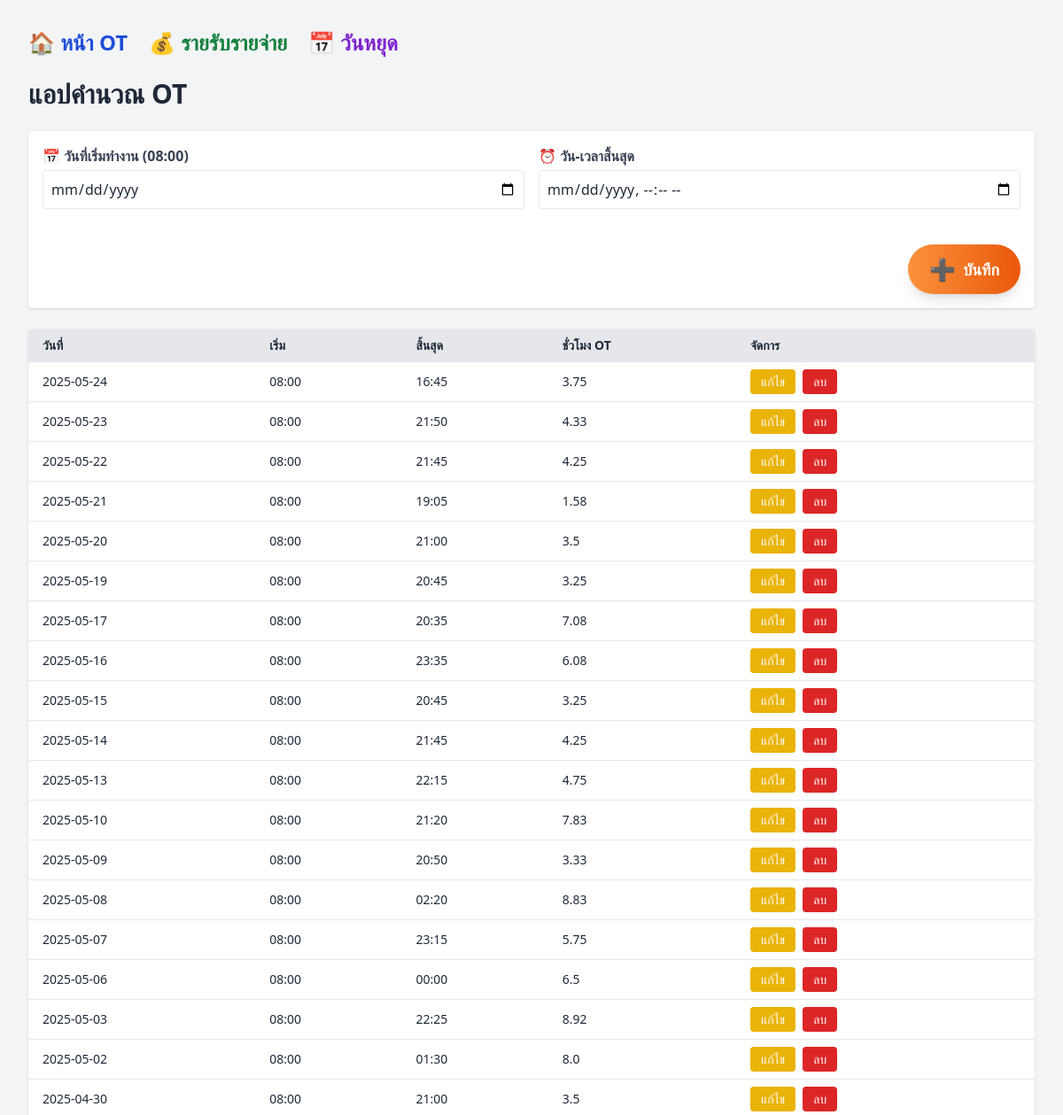
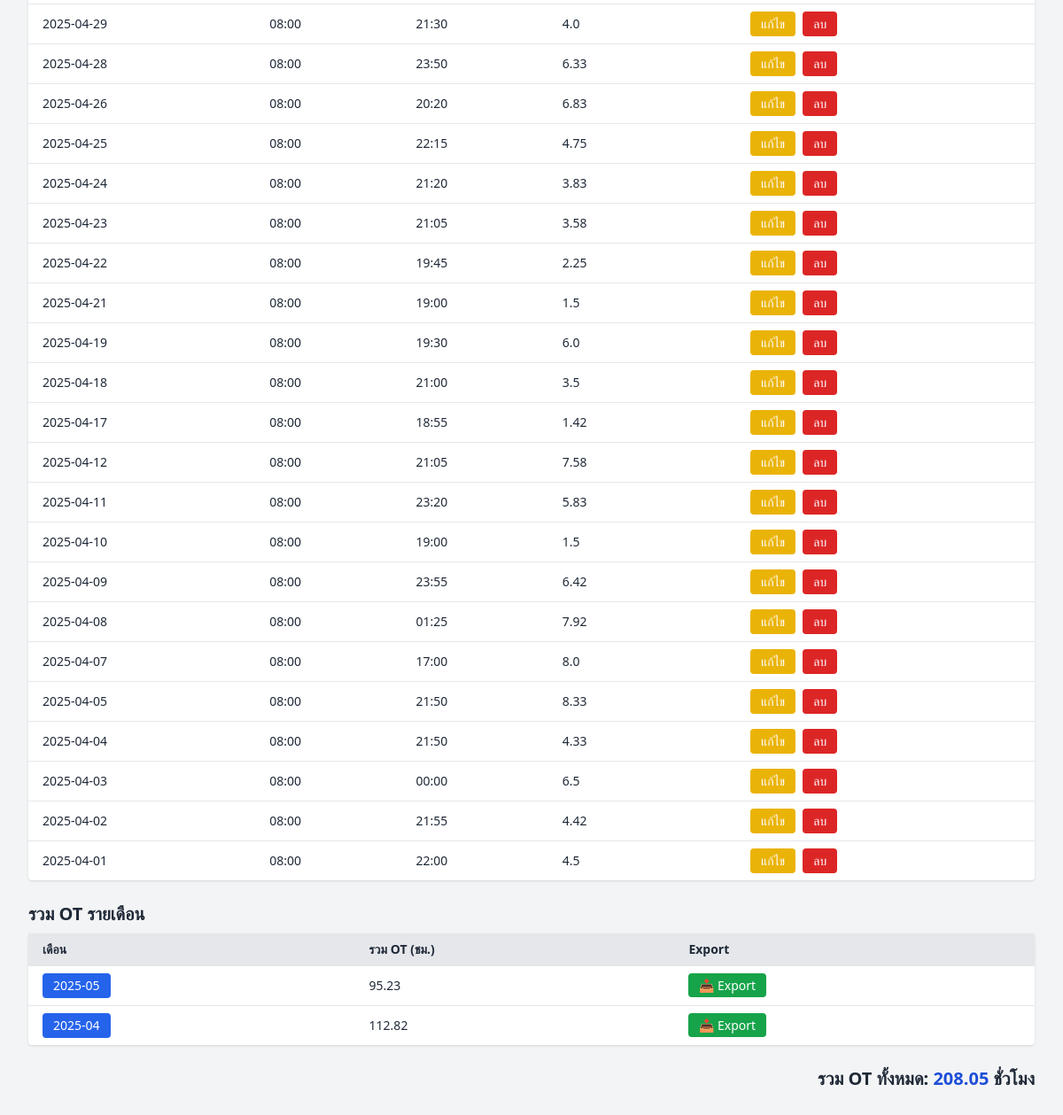
The page /index on the database as committed earlier (2 pictures, top to bottom).
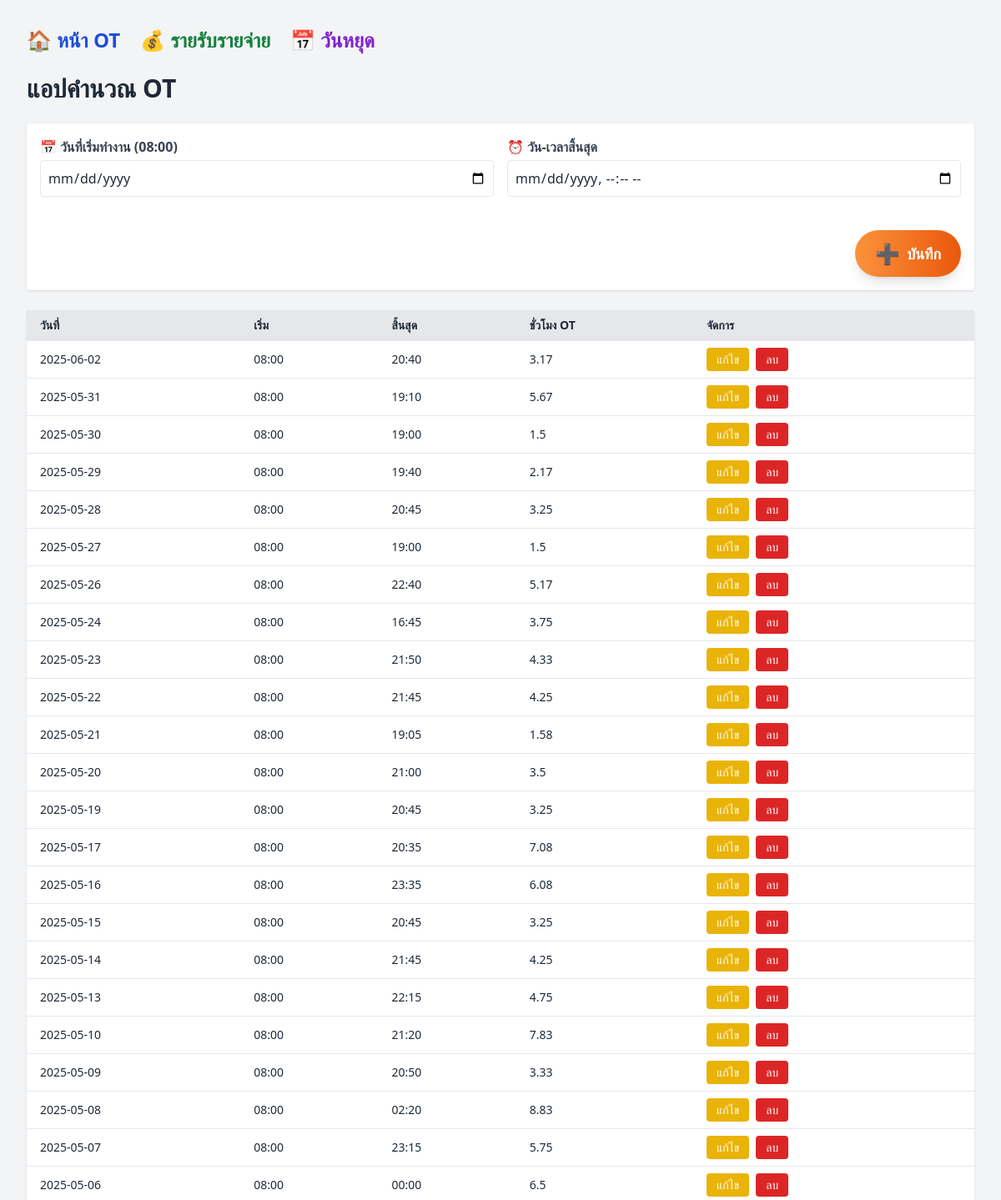
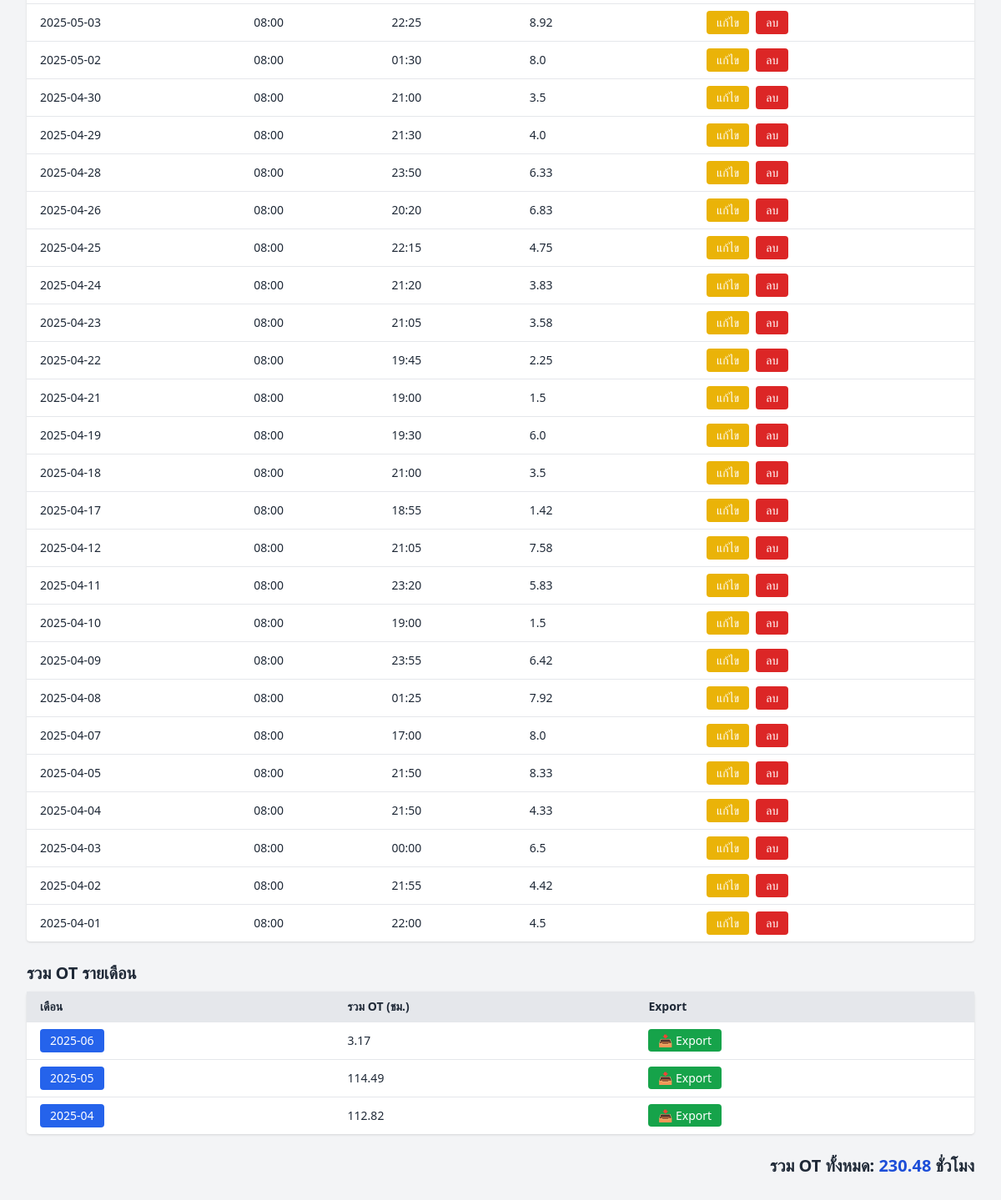
The same page on the database as committed later (2 pictures, top to bottom).
### tables this page shows
CREATE TABLE ot_records (
            id INTEGER PRIMARY KEY AUTOINCREMENT,
            work_date TEXT,
            start_time TEXT,
            end_time TEXT,
            ot_hours REAL
        );

### app.py (the view, shortened to what this page needs)
@app.route('/index', methods=['GET', 'POST'])
def index():
    conn = get_db_connection()
    sort_order = request.args.get('sort', 'desc')
    order_sql = 'ORDER BY work_date DESC' if sort_order == 'desc' else 'ORDER BY work_date ASC'
    records = conn.execute(f'SELECT * FROM ot_records {order_sql}').fetchall()
    total_ot = conn.execute('SELECT SUM(ot_hours) FROM ot_records').fetchone()[0] or 0
    monthly_ot = conn.execute('''
                              SELECT strftime('%Y-%m', work_date) AS month, SUM(ot_hours) AS total
                              FROM ot_records
                              GROUP BY month
                              ORDER BY month DESC
                              ''').fetchall()
    conn.close()
    return render_template('index.html', records=records, total_ot=round(total_ot, 2),
                           sort_order=sort_order, monthly_ot=monthly_ot)

### app.py (called while the page is built)
def get_db_connection():
    conn = sqlite3.connect(DB_FILE)
    conn.row_factory = sqlite3.Row
    return conn

### templates/index.html (shortened to what this page needs)
<!DOCTYPE html>
<html lang="th">
<head>
  <script src="{{ url_for('static', filename='js/tailwind.min.js') }}"></script>
</head>
<body class="p-8 bg-gray-100 text-gray-800">
  <nav class="flex gap-6 mb-6 text-2xl font-bold">
  <a href="{{ url_for('index') }}" class="text-blue-700 hover:text-blue-900">🏠 หน้า OT</a>
  <a href="{{ url_for('income_expense') }}" class="text-green-700 hover:text-green-900">💰 รายรับรายจ่าย</a><a href="{{ url_for('manage_holidays') }}" class="text-purple-700 hover:text-purple-900">📅 วันหยุด</a>
</nav>
  <h1 class="text-3xl font-bold mb-6">แอปคำนวณ OT</h1>
  <form method="post" class="bg-white p-4 rounded shadow mb-6 grid grid-cols-1 gap-4">
    <div class="grid grid-cols-1 md:grid-cols-2 gap-4 mb-6">
      <div>
        <label for="work_date" class="block mb-1 font-semibold text-gray-700">📅 วันที่เริ่มทำงาน (08:00)</label>
        <input type="date" id="work_date" name="work_date"
          class="w-full border rounded p-2 focus:ring-2 focus:ring-orange-400" required>
      </div>
      <div>
        <label for="end_time" class="block mb-1 font-semibold text-gray-700">⏰ วัน-เวลาสิ้นสุด</label>
        <input type="datetime-local" id="end_time" name="end_time"
          class="w-full border rounded p-2 focus:ring-2 focus:ring-orange-400" required>
      </div>
    </div>
    <div class="flex justify-end">
      <button type="submit"
        class="flex items-center gap-2 px-6 py-3 text-lg font-semibold text-white bg-gradient-to-r from-orange-400 to-orange-600 rounded-full shadow-lg hover:from-orange-500 hover:to-orange-700 transition-all">
        <span class="text-2xl">➕</span>
        <span>บันทึก</span>
      </button>
    </div>
  </form>
  <table class="w-full bg-white shadow rounded table-auto text-sm mb-6">
    <thead class="bg-gray-200 text-left">
      <tr>
        <th class="px-4 py-2">วันที่</th>
        <th class="px-4 py-2">เริ่ม</th>
        <th class="px-4 py-2">สิ้นสุด</th>
        <th class="px-4 py-2">ชั่วโมง OT</th>
        <th class="px-4 py-2">จัดการ</th>
      </tr>
    </thead>
    <tbody>
      {% for r in records %}
      <tr class="border-t hover:bg-gray-50">
        <td class="px-4 py-2">{{ r['work_date'] }}</td>
        <td class="px-4 py-2">{{ r['start_time'][11:16] }}</td>
        <td class="px-4 py-2">{{ r['end_time'][11:16] }}</td>
        <td class="px-4 py-2">{{ r['ot_hours'] }}</td>
        <td class="px-4 py-2 flex gap-2">
            <form action="{{ url_for('edit_ot', id=r['id']) }}" method="get">
  <button type="submit" class="px-3 py-1 bg-yellow-500 text-white rounded hover:bg-yellow-600">
    แก้ไข
  </button>
</form>
          <button onclick="showModal({{ r['id'] }}, '{{ r['work_date'] }}', '{{ r['start_time'][11:16] }}', '{{ r['end_time'][11:16] }}', {{ r['ot_hours'] }})"
                  class="px-3 py-1 bg-red-600 text-white rounded hover:bg-red-700">
            ลบ
          </button>
        </td>
      </tr>
      {% endfor %}
    </tbody>
  </table>
  <h2 class="mt-6 text-xl font-semibold">รวม OT รายเดือน</h2>
<table class="w-full mt-2 bg-white shadow rounded table-auto text-sm">
  <thead class="bg-gray-200 text-left">
    <tr>
      <th class="px-4 py-2">เดือน</th>
      <th class="px-4 py-2">รวม OT (ชม.)</th>
      <th class="px-4 py-2">Export</th>
    </tr>
  </thead>
  <tbody>
    {% for m in monthly_ot %}
    <tr class="border-t hover:bg-gray-50">
      <td class="px-4 py-2">
        <form action="{{ url_for('month_view', year_month=m['month']) }}" method="get">
          <button type="submit" class="text-white bg-blue-600 hover:bg-blue-700 px-3 py-1 rounded">
            {{ m['month'] }}
          </button>
        </form>
      </td>
      <td class="px-4 py-2">{{ m['total'] | round(2) }}</td>
      <td class="px-4 py-2">
        <a href="{{ url_for('export_month_csv', year_month=m['month']) }}"
           class="text-sm px-3 py-1 rounded bg-green-600 text-white hover:bg-green-700">
          📥 Export
        </a>
      </td>
    </tr>
    {% endfor %}
  </tbody>
</table>
  <div class="mt-6 text-right text-xl font-bold">
    รวม OT ทั้งหมด: <span class="text-blue-700">{{ total_ot }}</span> ชั่วโมง
  </div>
</body>
</html>

Rows that differ between the two databases and show on the page:
added ot_records: work_date "2025-06-02", start_time "08:00", end_time "20:40", ot_hours "3.17"
added ot_records: work_date "2025-05-31", start_time "08:00", end_time "19:10", ot_hours "5.67"
added ot_records: work_date "2025-05-30", start_time "08:00", end_time "19:00", ot_hours "1.5"
added ot_records: work_date "2025-05-29", start_time "08:00", end_time "19:40", ot_hours "2.17"
added ot_records: work_date "2025-05-28", start_time "08:00", end_time "20:45", ot_hours "3.25"
added ot_records: work_date "2025-05-27", start_time "08:00", end_time "19:00", ot_hours "1.5"
added ot_records: work_date "2025-05-26", start_time "08:00", end_time "22:40", ot_hours "5.17"
Other text that changed with them:
{{ total_ot }}: "208.05" → "230.48"
new list line: "2025-06 3.17 📥 Export"
new list line: "2025-05 114.49 📥 Export"
list line gone: "2025-05 95.23 📥 Export"
